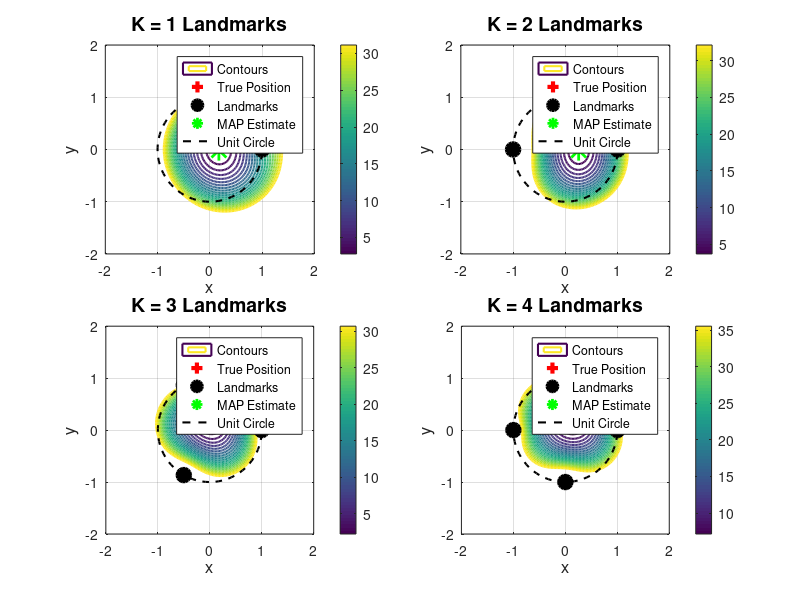

Source code (MATLAB):
clc; clear all; close all;

rng(42);

true_pos = [0.5; 0.3];
sigma_x = 0.25;
sigma_y = 0.25;
sigma_noise = 0.3;

fprintf('Vehicle Localization Results:\n');
fprintf('True position: [%.2f, %.2f]\n\n', true_pos(1), true_pos(2));

K_values = [1, 2, 3, 4];

figure('Position', [100 100 1200 900]);

for k_idx = 1:length(K_values)
    K = K_values(k_idx);
    
    angles = linspace(0, 2*pi, K+1);
    angles = angles(1:K);
    landmarks = [cos(angles); sin(angles)];
    
    true_distances = zeros(K, 1);
    measurements = zeros(K, 1);
    for i = 1:K
        true_distances(i) = norm(true_pos - landmarks(:,i));
        valid = false;
        while ~valid
            measurements(i) = true_distances(i) + sigma_noise * randn();
            if measurements(i) >= 0
                valid = true;
            end
        end
    end
    
    x_range = linspace(-2, 2, 150);
    y_range = linspace(-2, 2, 150);
    [X, Y] = meshgrid(x_range, y_range);
    J = zeros(size(X));
    
    for row = 1:size(X,1)
        for col = 1:size(X,2)
            x = X(row, col);
            y = Y(row, col);
            
            sum_term = 0;
            for i = 1:K
                dist = sqrt((x - landmarks(1,i))^2 + (y - landmarks(2,i))^2);
                sum_term = sum_term + (measurements(i) - dist)^2 / (sigma_noise^2);
            end
            
            prior_term = x^2/(sigma_x^2) + y^2/(sigma_y^2);
            J(row, col) = sum_term + prior_term;
        end
    end
    
    [min_val, min_idx] = min(J(:));
    map_estimate = [X(min_idx); Y(min_idx)];
    
    subplot(2, 2, k_idx);
    
    v = linspace(min_val, min_val + 30, 20);
    contour(X, Y, J, v, 'LineWidth', 1.5);
    hold on;
    
    plot(true_pos(1), true_pos(2), 'r+', 'MarkerSize', 20, 'LineWidth', 3);
    plot(landmarks(1,:), landmarks(2,:), 'ko', 'MarkerSize', 10, 'LineWidth', 2, 'MarkerFaceColor', 'k');
    plot(map_estimate(1), map_estimate(2), 'g*', 'MarkerSize', 15, 'LineWidth', 2);
    
    theta = linspace(0, 2*pi, 100);
    plot(cos(theta), sin(theta), 'k--', 'LineWidth', 1.5);
    
    colorbar;
    
    xlabel('x', 'FontSize', 12);
    ylabel('y', 'FontSize', 12);
    title(sprintf('K = %d Landmarks', K), 'FontSize', 14);
    
    legend('Contours', 'True Position', 'Landmarks', 'MAP Estimate', 'Unit Circle', 'Location', 'best', 'FontSize', 9);
    
    grid on;
    axis equal;
    xlim([-2 2]);
    ylim([-2 2]);
    
    fprintf('K = %d Landmarks:\n', K);
    fprintf('  MAP estimate: [%.3f, %.3f], Error: %.4f\n\n', map_estimate(1), map_estimate(2), norm(map_estimate - true_pos));
end
